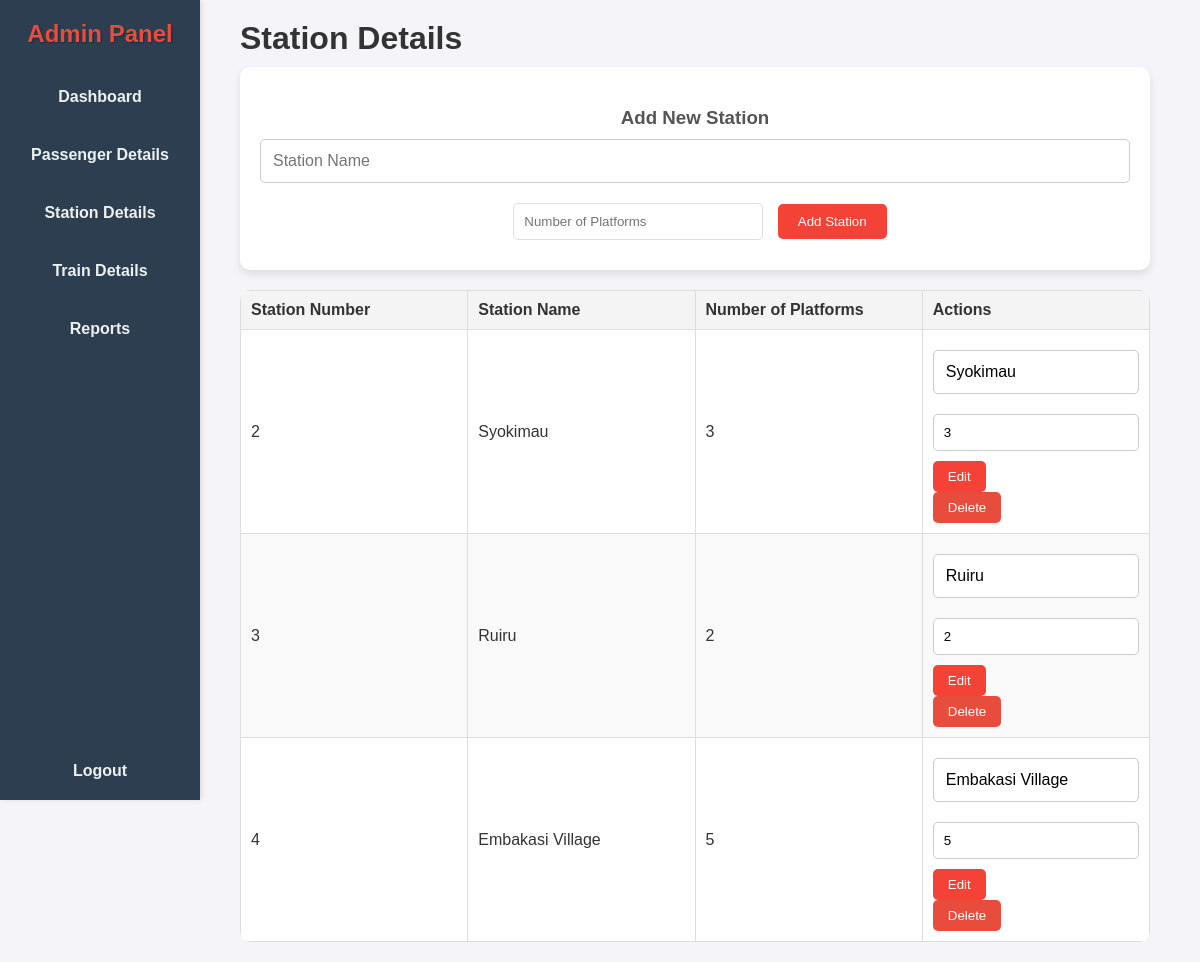
Page /station_details.php (signed in) on the committed database.
### tables this page shows
CREATE TABLE `station` (
  `s_no` int(11) NOT NULL,
  `s_name` varchar(50) DEFAULT NULL,
  `s_no_of_platforms` int(2) DEFAULT NULL
);

### station_details.php (the view, shortened to what this page needs)
<?php
include('includes/db.php');
$stationQuery = "SELECT * FROM station";
$stationResult = $conn->query($stationQuery);
?>
<!DOCTYPE html>
<html lang="en">
<head>
    <link rel="stylesheet" href="css/admin_panel.css">
</head>
<body>
    <div class="sidebar">
        <h2>Admin Panel</h2>
        <a href="admin_panel.php">Dashboard</a>
        <a href="passenger_details.php">Passenger Details</a>
        <a href="station_details.php" class="active">Station Details</a>
        <a href="train_details.php">Train Details</a>
        <a href="reports.php">Reports</a>
        <a href="logout.php" class="logout">Logout</a>
    </div>
    <div class="content">
        <h1>Station Details</h1>
        <form method="POST" class="station-form">
            <h3>Add New Station</h3>
            <input type="text" name="s_name" placeholder="Station Name" required>
            <input type="number" name="s_no_of_platforms" placeholder="Number of Platforms" required min="1" max="99">
            <button type="submit" name="add_station" class="button">Add Station</button>
        </form>
        <table>
            <thead>
                <tr>
                    <th>Station Number</th>
                    <th>Station Name</th>
                    <th>Number of Platforms</th>
                    <th>Actions</th>
                </tr>
            </thead>
            <tbody>
                <?php while ($row = $stationResult->fetch_assoc()) { ?>
                    <tr>
                        <td><?php echo htmlspecialchars($row['s_no']); ?></td>
                        <td><?php echo htmlspecialchars($row['s_name']); ?></td>
                        <td><?php echo htmlspecialchars($row['s_no_of_platforms']); ?></td>
                        <td>
                            <form method="POST" style="display:inline-block;">
                                <input type="text" name="s_name" value="<?php echo $row['s_name']; ?>" required>
                                <input type="number" name="s_no_of_platforms" value="<?php echo $row['s_no_of_platforms']; ?>" required min="1" max="99">
                                <button type="submit" name="edit_station" class="button">Edit</button>
                            </form>
                            <form method="POST" style="display:inline-block;">
                                <button type="submit" name="delete_station" class="button danger">Delete</button>
                            </form>
                        </td>
                    </tr>
                <?php } ?>
            </tbody>
        </table>
    </div>
</body>
</html>

### css/admin_panel.css (style rules this page uses)
* { margin: 0; padding: 0; box-sizing: border-box; }
body { font-family: 'Segoe UI', Tahoma, Geneva, Verdana, sans-serif; display: flex; background: #f9fafb; color: #333; }
.sidebar { width: 200px; height: 100vh; background-color: #2c3e50; color: #ecf0f1; display: flex; flex-direction: column; align-items: center; padding-top: 20px; position: fixed; transition: width 0.3s ease; transition: 0.3s ease-in-out; box-shadow: 2px 0 5px rgba(0, 0, 0, 0.1); }
.sidebar h2 { font-size: 1.5rem; font-weight: bold; margin-bottom: 20px; color: #e74c3c; text-shadow: 1px 1px 2px rgba(0, 0, 0, 0.3); }
.sidebar a { text-decoration: none; color: #ecf0f1; margin: 10px 0; width: 90%; text-align: center; padding: 10px; border-radius: 5px; font-size: 1rem; transition: all 0.3s ease-in-out; }
.sidebar a.logout { margin-top: auto; font-weight: bold; }
.content { margin-left: 220px; padding: 20px; width: calc(100% - 250px); transition: margin-left 0.3s ease-in-out; }
.content h1 { font-size: 2rem; font-weight: bold; margin-bottom: 10px; }
a { text-decoration: none; }
table { width: 100%; border-collapse: collapse; margin-top: 20px; background: #fff; border-radius: 10px; overflow: hidden; table-layout: fixed; }
table th, table td { text-align: left; padding: 10px; border: 1px solid #ddd; word-wrap: break-word; }
table th { background: #f4f4f4; font-weight: bold; }
table tr:nth-child(even) { background: #f9f9f9; }
.button { padding: 8px 15px; border: none; border-radius: 5px; cursor: pointer; }
.button.danger { background: #e74c3c; color: #fff; }
.station-form { background: #fff; padding: 20px; margin-bottom: 20px; border-radius: 10px; box-shadow: 0 4px 8px rgba(0, 0, 0, 0.1); text-align: center; }
.station-form input { padding: 10px; margin: 10px; width: 250px; border-radius: 5px; border: 1px solid #ddd; }
.station-form button { background: #4CAF50; color: white; padding: 10px 20px; border: none; border-radius: 5px; cursor: pointer; }
table { width: 100%; border-collapse: collapse; margin-top: 20px; background: #fff; border-radius: 10px; overflow: hidden; }
table th, table td { text-align: left; padding: 10px; border: 1px solid #ddd; }
h2, h3 { color: #333; }
form input { width: 100%; padding: 10px; margin: 10px 0; border: 1px solid #ccc; border-radius: 5px; }
form button { padding: 10px 20px; background-color: #4CAF50; color: white; border: none; border-radius: 5px; cursor: pointer; }
a { text-decoration: none; color: #f44336; font-weight: bold; }
body { font-family: Arial, sans-serif; background-color: #f4f4f9; margin: 0; padding: 0; }
h2 { text-align: center; color: #333; margin-bottom: 20px; }
h3 { color: #555; margin-top: 20px; }
form input[type="text"], form input[type="email"], form input[type="password"] { width: 100%; padding: 12px; margin: 10px 0; border: 1px solid #ccc; border-radius: 5px; font-size: 16px; }
form button[type="submit"] { background-color: #f44336; }
a { display: block; text-align: center; margin-top: 20px; color: #007BFF; text-decoration: none; font-size: 16px; }

### rows in the picture
station: s_no "2", s_name "Syokimau", s_no_of_platforms "3"
station: s_no "3", s_name "Ruiru", s_no_of_platforms "2"
station: s_no "4", s_name "Embakasi Village", s_no_of_platforms "5"
